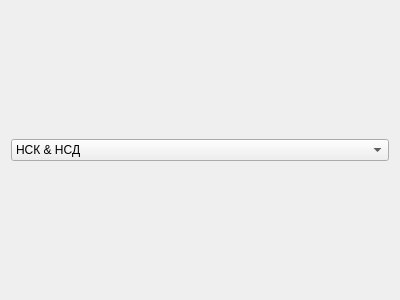
<?xml version="1.0" encoding="UTF-8"?>
<ui version="4.0">
 <class>NaturalUI</class>
 <widget class="QDialog" name="NaturalUI">
  <property name="geometry">
   <rect>
    <x>0</x>
    <y>0</y>
    <width>400</width>
    <height>300</height>
   </rect>
  </property>
  <property name="windowTitle">
   <string>Dialog</string>
  </property>
  <layout class="QVBoxLayout" name="verticalLayout">
   <item>
    <widget class="QComboBox" name="algorithms_ComboBox">
     <item>
      <property name="text">
       <string>НСК &amp; НСД</string>
      </property>
     </item>
     <item>
      <property name="text">
       <string>Решето Ератосфена</string>
      </property>
     </item>
     <item>
      <property name="text">
       <string>Знаходження досконалих чисел</string>
      </property>
     </item>
     <item>
      <property name="text">
       <string>Розклад на прості множники</string>
      </property>
     </item>
     <item>
      <property name="text">
       <string>Решето Сундарама</string>
      </property>
     </item>
    </widget>
   </item>
  </layout>
 </widget>
 <resources/>
 <connections/>
</ui>
